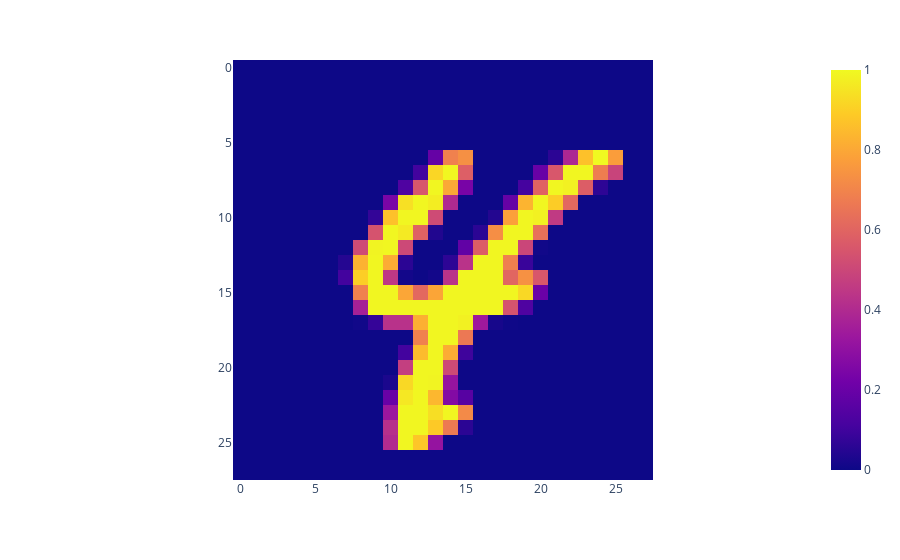

The cell this chart's notebook holds for it:
### Code cell
px.imshow(ground_truth)

### Figure 1 — Plotly figure (JSON) as saved in the notebook; plotly's stock layout.template omitted (floating-point values rounded to 4 significant figures; data arrays with more than 128 entries replaced by an {"elided": "..."} marker saying what was removed)
{"data": [{"coloraxis": "coloraxis", "hovertemplate": "x: %{x}<br>y: %{y}<br>color: %{z}<extra></extra>", "name": "0", "type": "heatmap", "xaxis": "x", "yaxis": "y", "z": {"elided": "28x28 float values"}}], "layout": {"coloraxis": {"colorscale": [[0, "#0d0887"], [0.1111, "#46039f"], [0.2222, "#7201a8"], [0.3333, "#9c179e"], [0.4444, "#bd3786"], [0.5556, "#d8576b"], [0.6667, "#ed7953"], [0.7778, "#fb9f3a"], [0.8889, "#fdca26"], [1, "#f0f921"]]}, "margin": {"t": 60}, "xaxis": {"anchor": "y", "constrain": "domain", "domain": [0, 1], "scaleanchor": "y"}, "yaxis": {"anchor": "x", "autorange": "reversed", "constrain": "domain", "domain": [0, 1]}}}
